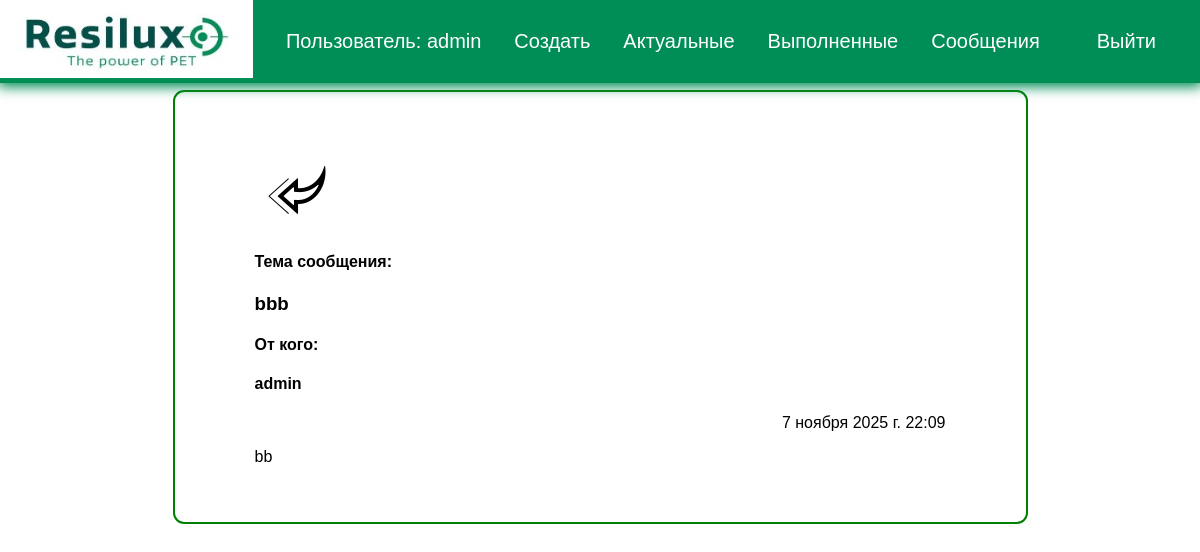
Before: /tasks/message/17 (signed in) with the older database file.
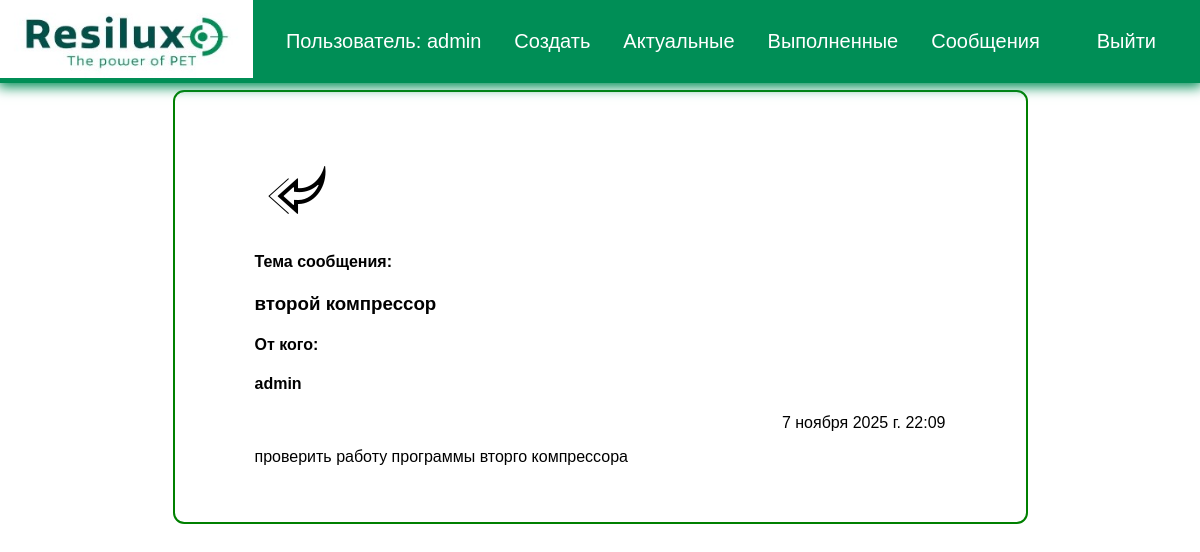
After: the same page with the newer database file.
### tasks/models.py (models this page shows, shortened)
class Message(models.Model):
    sender = models.ForeignKey(User, on_delete=models.SET_NULL, null=True, blank=True, verbose_name="Отправитель")
    recipient = models.ForeignKey(User, on_delete=models.SET_NULL, null=True, blank=True, related_name="messages",
                                  verbose_name="Получатель")
    name = models.CharField(max_length=200, null=True, blank=True, verbose_name="Имя")
    email = models.EmailField(max_length=200, null=True, blank=True, verbose_name="email")
    subject = models.CharField(max_length=200, null=True, blank=True, verbose_name="Тема")
    body = models.TextField(verbose_name="Сообщение")
    is_read = models.BooleanField(default=False, null=True, verbose_name="Прочитано")
    created = models.DateTimeField(auto_now_add=True, verbose_name="Дата создания")
    class Meta:
        ordering = ['is_read', 'created']
        verbose_name = "сообщение"
        verbose_name_plural = "сообщения"

### tasks/views.py (the view)
# urls.py: path('message/<str:pk>', views.veiw_message, name='message'),
@login_required(login_url='login')
def veiw_message(request, pk):
    profile = request.user
    message = profile.messages.get(id=pk)
    title = "Сообщение"
    if message.is_read is False:
        message.is_read = True
        message.save()
    context = {
        'message': message,
        'title': title,
    }
    return render(request, 'tasks/message.html', context)

### tasks/templates/tasks/message.html
{% extends 'tasks/base.html' %}
{% load static %}
{% block content %}
  <main class="messagePage">
    <div class="content-box">
      <div class="message">
        <a class="backButton" href="{% url 'inbox'%}"><img src="{% static 'tasks/left.png' %}" alt="left"></a>
        <h4 class="message__author">Тема сообщения:</h4>
        <h3 class="message__subject"> {{ message.subject }}  </h3>
        <h4 class="message__author">От кого: </h4>
        <h4 class="message__author">{{ message.name }} </h4>
        <p class="message__date">{{ message.created }} </p>
        <div > {{ message.body|linebreaksbr }}  </div>
      </div>
    </div>
  </main>
{% endblock %}

### tasks/templates/tasks/base.html (shortened to what this page needs)
<!DOCTYPE html>
{% load static %}
<html lang="ru">
<head>
    <link rel="stylesheet" href="{% static 'css/style.css' %}">
</head>
<body>
<div class="menu">
    <div class="wrap_menu">
        <ul>
            <div class="logo">
                <a href="{% url 'index' %}">
                    <img src="{% static 'tasks/resilux.png' %}" alt="">
                </a>
            </div>
            {% if user.is_authenticated %}
            <li class="logo">Пользователь: {{ user.username}}</li>
            <li><a href="{% url 'createtask' %}">Создать</a></li>
            <li><a href="{% url 'currenttasks' %}">Актуальные</a></li>
            <li><a href="{% url 'completedtasks' %}">Выполненные</a></li>
            <li><a href="{% url 'inbox' %}">Сообщения</a></li>
            <li>
                <form action="{% url 'logoutuser' %}" method="post">
                    <button class="top">Выйти</button>
                </form>
            </li>
            {% else %}
            <li><a href="{% url 'signupuser' %}">Зарегистрироваться</a></li>
            <li><a href="{% url 'completedtasks' %}">Выполненные</a></li>
            <li><a href="{% url 'loginuser' %}">Войти</a></li>
            {% endif %}
        </ul>
    </div>
</div>
<div class="content">
    <div class="wrap">
        {% block content %}
        {% endblock %}
    </div>
</div>
</body>
</html>

Changed rows visible on the page:
changed Message "admin": subject "bbb" → "второй компрессор"; body "bb" → "проверить работу программы вторго компрессора"
